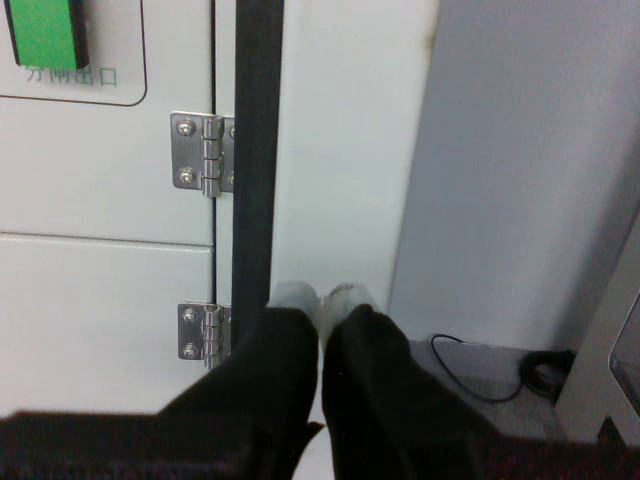
#> input picture frame 33 of src/data/aim_data/aim_2.avi, 640 x 480 px
$ python color_detect_hybrid.py
#> lines starting #> are read from the running program, lines starting #| are printed output that depends on the picture; after the words box and inside, x2 and y2 are one past the last pixel; in counts of white or black regions, pixels touching at a corner belong together
import cv2
import numpy as np
import time
from collections import deque
import math

class VideoColorRectangleDetector:
    def __init__(self, video_source=0, target_fps=30, min_continuous_frames=3):
        """
        初始化视频流颜色矩形检测器

        Args:
            video_source (int/str): 视频源
            0代表默认摄像头，也可以是视频文件路径
            target_fps (int): 目标帧率
            min_continuous_frames (int): 最小连续检测帧数
        """
#> in run, frame is the input picture: shape (480, 640, 3); mean B, G, R 116.6, 116.9, 114.2
#> in run, `hsv_frame = cv2.cvtColor(frame, cv2.COLOR_BGR2HSV)`: hsv_frame: shape (480, 640, 3); mean H, S, V 74.9, 36.9, 120.1
        # 打开视频流
        self.cap = cv2.VideoCapture(video_source)
        if not self.cap.isOpened():
            raise ValueError(f"无法打开视频源 {video_source}")

        # 设置帧率相关参数
        self.target_fps = target_fps
        self.frame_time = 1.0 / target_fps  # 每帧时间间隔

        # 设置连续检测参数
        self.min_continuous_frames = min_continuous_frames
        self.detection_history = {
            'green': deque(maxlen=min_continuous_frames),  # 绿色检测历史
            'red': deque(maxlen=min_continuous_frames)     # 红色检测历史
        }

        # 创建窗口
        cv2.namedWindow('rectangle')
        cv2.namedWindow('HSV')
        self.debug_mode = True
        # 初始化HSV调节滑动条
        self._create_trackbars()

    def _create_trackbars(self):
        """
        创建HSV颜色范围调节滑动条
        """
        # 绿色HSV滑动条
        cv2.createTrackbar('green H lower', 'HSV', 40, 179, self._on_trackbar)
        cv2.createTrackbar('green H upper', 'HSV', 80, 179, self._on_trackbar)
        cv2.createTrackbar('green S lower', 'HSV', 50, 255, self._on_trackbar)
        cv2.createTrackbar('green S upper', 'HSV', 255, 255, self._on_trackbar)
        cv2.createTrackbar('green V lower', 'HSV', 50, 255, self._on_trackbar)
        cv2.createTrackbar('green V upper', 'HSV', 255, 255, self._on_trackbar)

        # 红色HSV滑动条（考虑HSV色环特性）
        cv2.createTrackbar('red H lower1', 'HSV', 0, 179, self._on_trackbar)
        cv2.createTrackbar('red H upper1', 'HSV', 10, 179, self._on_trackbar)
        cv2.createTrackbar('red H lower2', 'HSV', 170, 179, self._on_trackbar)
        cv2.createTrackbar('red H upper2', 'HSV', 179, 179, self._on_trackbar)
        cv2.createTrackbar('red S lower', 'HSV', 50, 255, self._on_trackbar)
        cv2.createTrackbar('red S upper', 'HSV', 255, 255, self._on_trackbar)
        cv2.createTrackbar('red V lower', 'HSV', 50, 255, self._on_trackbar)
        cv2.createTrackbar('red V upper', 'HSV', 255, 255, self._on_trackbar)

    def _on_trackbar(self, x):
        """
        滑动条回调函数（实际上不执行任何操作，仅保持接口一致）
        """
        pass

    def _get_color_mask(self, hsv_frame):
        """
        获取绿色和红色的HSV掩码

        Args:
            hsv_frame (numpy.ndarray): HSV颜色空间的帧

        Returns:
            tuple: (绿色掩码, 红色掩码)
        """
        # 获取当前绿色HSV参数
        green_h_low = cv2.getTrackbarPos('green H lower', 'HSV')
        green_h_high = cv2.getTrackbarPos('green H upper', 'HSV')
        green_s_low = cv2.getTrackbarPos('green S lower', 'HSV')
        green_s_high = cv2.getTrackbarPos('green S upper', 'HSV')
        green_v_low = cv2.getTrackbarPos('green V lower', 'HSV')
        green_v_high = cv2.getTrackbarPos('green V upper', 'HSV')

        # 获取当前红色HSV参数
        red_h_low1 = cv2.getTrackbarPos('red H lower1', 'HSV')
        red_h_high1 = cv2.getTrackbarPos('red H upper1', 'HSV')
        red_h_low2 = cv2.getTrackbarPos('red H lower2', 'HSV')
        red_h_high2 = cv2.getTrackbarPos('red H upper2', 'HSV')
        red_s_low = cv2.getTrackbarPos('red S lower', 'HSV')
        red_s_high = cv2.getTrackbarPos('red S upper', 'HSV')
        red_v_low = cv2.getTrackbarPos('red V lower', 'HSV')
        red_v_high = cv2.getTrackbarPos('red V upper', 'HSV')

        # 创建绿色掩码
        green_mask = cv2.inRange(hsv_frame,
            (green_h_low, green_s_low, green_v_low),
            (green_h_high, green_s_high, green_v_high)
        )
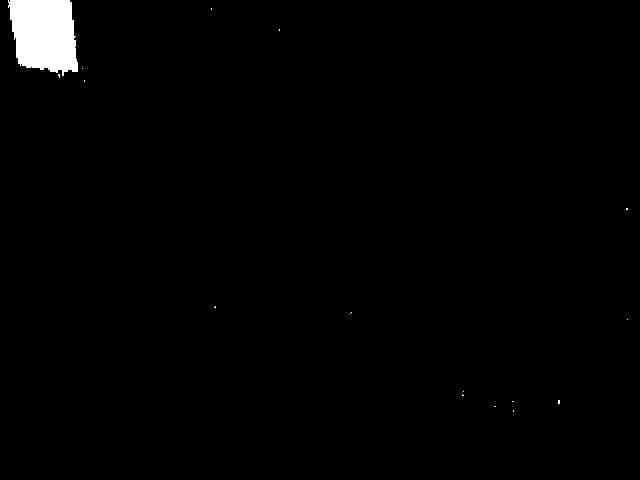
#> green_mask: shape (480, 640); 1.4% white; 16 white regions (15 under 20 px), largest, box (x1, y1, x2, y2) and area: (8, 0, 78, 76) 4241

        # 创建红色掩码（考虑色环特性）
        red_mask1 = cv2.inRange(hsv_frame,
            (red_h_low1, red_s_low, red_v_low),
            (red_h_high1, red_s_high, red_v_high)
        )
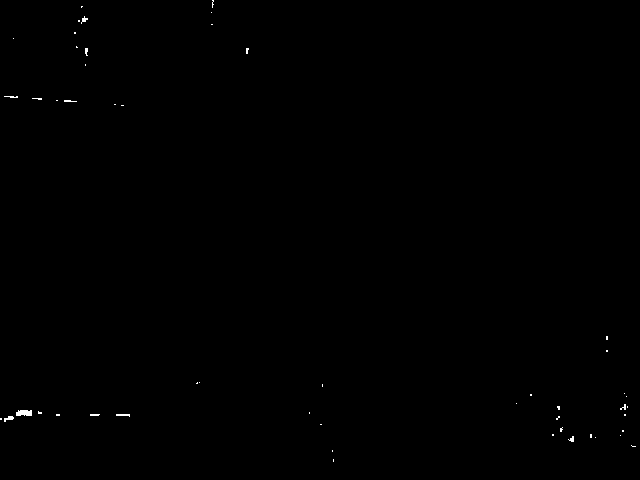
#> red_mask1: shape (480, 640); 0.15% white in thin lines or dots
        red_mask2 = cv2.inRange(hsv_frame,
            (red_h_low2, red_s_low, red_v_low),
            (red_h_high2, red_s_high, red_v_high)
        )
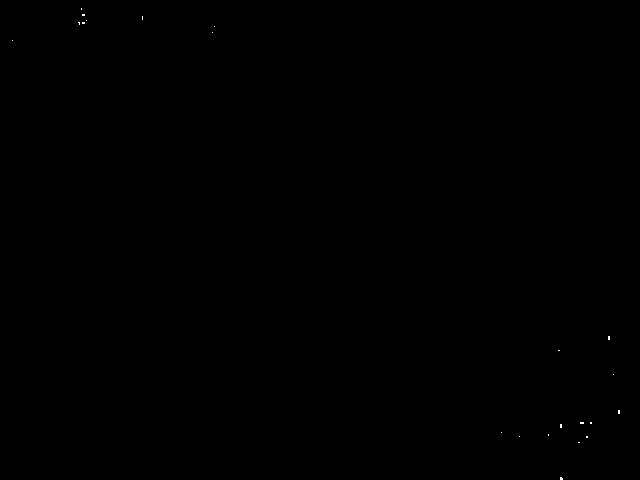
#> red_mask2: shape (480, 640); 0.03% white in thin lines or dots
        red_mask = cv2.bitwise_or(red_mask1, red_mask2)
#> red_mask: shape (480, 640); 0.18% white in thin lines or dots

        return green_mask, red_mask

    def _process_contours(self, frame, contours, color):
        """
        处理并绘制检测到的轮廓

        Args:
            frame (numpy.ndarray): 原始帧
            contours (list): 轮廓列表
            color (tuple): 绘制矩形的颜色 (B,G,R)

        Returns:
            list: 检测到的矩形中心点坐标
        """
        centers = []

        # 首先检测圆形
        mask = np.zeros(frame.shape[:2], dtype=np.uint8)
        cv2.drawContours(mask, contours, -1, 255, -1)
        circles = self._detect_circles(mask)

        # 在调试模式下绘制检测到的圆形
        if self.debug_mode:
            for cx, cy, r in circles:
                # 绘制圆形
                cv2.circle(frame, (cx, cy), r, (255, 255, 0), 2)  # 黄色显示圆形
                # 绘制圆心
                cv2.circle(frame, (cx, cy), 2, (255, 255, 0), 3)
                # 显示半径
                cv2.putText(frame, f"R:{r}", (cx-20, cy-20),
                          cv2.FONT_HERSHEY_SIMPLEX, 0.5, (255, 255, 0), 1)

        # 相机参数 - 这些应该通过相机标定获取
        focal_length = 1000.0  # 焦距（像素单位）
        known_width = 0.05  # 已知物体宽度（米）
        known_area = 0.0025  # 已知物体面积（平方米）

        # 面积-距离乘积常数（通过实验标定）
        # 这个值应该通过实际测量获得：在已知距离处测量物体的像素面积
        area_distance_product = 1000000  # 示例值

        for contour in contours:
            # 过滤小轮廓以减少噪声
            area = cv2.contourArea(contour)
            if area > 4000:
                # 获取最小外接矩形
                rect = cv2.minAreaRect(contour)
                box = cv2.boxPoints(rect)
                box = np.int0(box)

                # 计算矩形的宽和高
                width = rect[1][0]
                height = rect[1][1]

                # 计算长宽比
                aspect_ratio = width / height

                # 计算矩形度（轮廓面积与最小外接矩形面积之比）
                rect_area = width * height
                rectangularity = area / rect_area if rect_area > 0 else 0

                # 计算轮廓的圆形度
                perimeter = cv2.arcLength(contour, True)
                circularity = 4 * np.pi * area / (perimeter * perimeter) if perimeter > 0 else 0

                # 计算中心点
                center_x = int(rect[0][0])
                center_y = int(rect[0][1])

                # 检查中心点是否在任何检测到的圆形内
                if not self._is_point_in_circles((center_x, center_y), circles):
                    # 估计距离 - 使用面积反比定律
                    # 距离 = sqrt(面积-距离乘积常数 / 像素面积)
                    estimated_distance = math.sqrt(area_distance_product / area)

                    # 或者使用已知宽度估计距离
                    # 距离 = 焦距 * 已知宽度 / 像素宽度
                    distance_by_width = focal_length * known_width / width

                    # 在调试模式下绘制轮廓和特征
                    if self.debug_mode:
                        # 绘制轮廓
                        cv2.drawContours(frame, [box], 0, color, 2)
                        # 绘制中心点
                        cv2.circle(frame, (center_x, center_y), 5, color, -1)
                        # 显示特征值
                        cv2.putText(frame, f"R:{rectangularity:.2f}", (center_x-40, center_y-40),
                                  cv2.FONT_HERSHEY_SIMPLEX, 0.5, color, 1)
                        cv2.putText(frame, f"C:{circularity:.2f}", (center_x-40, center_y-20),
                                  cv2.FONT_HERSHEY_SIMPLEX, 0.5, color, 1)
                        # 显示宽和高
                        cv2.putText(frame, f"W:{int(width)}", (center_x-40, center_y),
                                  cv2.FONT_HERSHEY_SIMPLEX, 0.5, color, 1)
                        cv2.putText(frame, f"H:{int(height)}", (center_x-40, center_y+20),
                                  cv2.FONT_HERSHEY_SIMPLEX, 0.5, color, 1)
                        # 显示长宽比
                        cv2.putText(frame, f"AR:{aspect_ratio:.2f}", (center_x-40, center_y+40),
                                  cv2.FONT_HERSHEY_SIMPLEX, 0.5, color, 1)
                        # 显示估计距离
                        cv2.putText(frame, f"D:{estimated_distance:.2f}m", (center_x-40, center_y+60),
                                  cv2.FONT_HERSHEY_SIMPLEX, 0.5, color, 1)

                    # 将距离信息添加到中心点数据中
                    centers.append((center_x, center_y, width, height, estimated_distance))

        return centers

    def _is_continuous_detection(self, color):
        """
        检查是否连续检测到目标

        Args:
            color (str): 颜色名称 ('green' 或 'red')

        Returns:
            bool: 是否连续检测到目标
        """
        history = self.detection_history[color]
        return len(history) == self.min_continuous_frames and all(history)

    def _draw_detection(self, frame, centers, color):
        """
        绘制检测结果

        Args:
            frame (numpy.ndarray): 要绘制的帧
            centers (list): 中心点列表
            color (tuple): 绘制颜色 (B,G,R)
        """
        for center_x, center_y in centers:
            # 绘制矩形边界
            x = center_x - 20  # 假设矩形大小为40x40
            y = center_y - 20
            cv2.rectangle(frame, (x, y), (x+40, y+40), color, 2)
            # 绘制中心点
            cv2.circle(frame, (center_x, center_y), 5, color, -1)

    def run(self):
        """
        运行实时视频流处理，控制帧率为30帧
        """
        # 记录处理开始时间
        prev_frame_time = 0

        while True:
            # 记录当前时间
            current_time = time.time()

            # 读取帧
            ret, frame = self.cap.read()
            if not ret:
                print("无法读取视频帧")
                break

            # 帧率控制：确保每帧间隔符合目标帧率
            if current_time - prev_frame_time < self.frame_time:
                time.sleep(max(0, self.frame_time - (current_time - prev_frame_time)))

            # 更新上一帧处理时间
            prev_frame_time = time.time()

            # 创建帧副本用于绘制
            display_frame = frame.copy()

            # 转换到HSV颜色空间
            hsv_frame = cv2.cvtColor(frame, cv2.COLOR_BGR2HSV)

            # 获取颜色掩码
            green_mask, red_mask = self._get_color_mask(hsv_frame)

            # 预处理：降噪
            kernel = np.ones((5,5), np.uint8)
            green_mask = cv2.morphologyEx(green_mask, cv2.MORPH_OPEN, kernel)
#> green_mask: shape (480, 640); 1.4% white; 1 white region, box (x1, y1, x2, y2) and area: (9, 0, 78, 72) 4210
            red_mask = cv2.morphologyEx(red_mask, cv2.MORPH_OPEN, kernel)
#> red_mask: shape (480, 640); 0.02% white; 1 white region

            # 找到轮廓
            green_contours, _ = cv2.findContours(green_mask, cv2.RETR_EXTERNAL, cv2.CHAIN_APPROX_SIMPLE)
#> green_contours = 1 contour; box (x1, y1, x2, y2) and area: (9, 0, 78, 72) 4076
            red_contours, _ = cv2.findContours(red_mask, cv2.RETR_EXTERNAL, cv2.CHAIN_APPROX_SIMPLE)
#> red_contours = 1 item

            # 处理绿色轮廓
            green_centers = self._process_contours(display_frame, green_contours, (0, 255, 0))
            # 更新绿色检测历史
            self.detection_history['green'].append(len(green_centers) > 0)

            # 处理红色轮廓
            red_centers = self._process_contours(display_frame, red_contours, (0, 0, 255))
            # 更新红色检测历史
            self.detection_history['red'].append(len(red_centers) > 0)

            # 只在连续检测到时绘制
            if self._is_continuous_detection('green'):
                self._draw_detection(display_frame, green_centers, (0, 255, 0))

            if self._is_continuous_detection('red'):
                self._draw_detection(display_frame, red_centers, (0, 0, 255))


            # 显示帧率和检测状态
            # fps = 1 / (time.time() - prev_frame_time)
            # cv2.putText(display_frame, f'FPS: {fps:.2f}', (10, 30),
            #             cv2.FONT_HERSHEY_SIMPLEX, 1, (0, 255, 0), 2)

            # 显示连续检测状态
            green_status = "Green: Detected" if self._is_continuous_detection('green') else "Green: Searching"
            red_status = "Red: Detected" if self._is_continuous_detection('red') else "Red: Searching"
            cv2.putText(display_frame, green_status, (10, 70),
                        cv2.FONT_HERSHEY_SIMPLEX, 0.7, (0, 255, 0), 2)
            cv2.putText(display_frame, red_status, (10, 100),
                        cv2.FONT_HERSHEY_SIMPLEX, 0.7, (0, 0, 255), 2)
            # 展示结果
            cv2.imshow('rectangle', display_frame)
            cv2.imshow('green_mask', green_mask)
            cv2.imshow('red_mask', red_mask)
            # 检查是否退出
            key = cv2.waitKey(0) & 0xFF
            if key == 27:  # ESC键
                break

        # 释放资源
        self.cap.release()
        cv2.destroyAllWindows()

# 使用示例
if __name__ == '__main__':
    try:
        # 0 表示默认摄像头，也可以是视频文件路径
        detector = VideoColorRectangleDetector("D:/Code/arm_ik-a1pass/src/data/aim_data/aim_2.avi",
                                             target_fps=30,
                                             min_continuous_frames=5)  # 需要连续3帧检测到才显示
        detector.run()
    except Exception as e:
        print(f"发生错误: {e}")

$ run again, starting later in the video
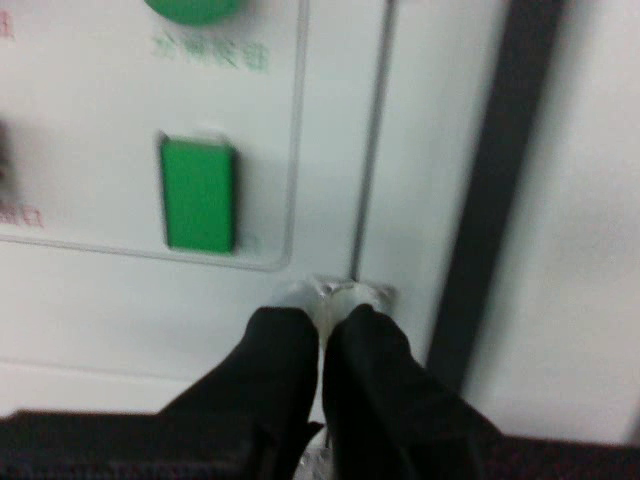
#> input picture frame 151 of src/data/aim_data/aim_2.avi, 640 x 480 px
#> in run, frame is the input picture: shape (480, 640, 3); mean B, G, R 122.7, 126.9, 120.5
#> hsv_frame: shape (480, 640, 3); mean H, S, V 63.2, 36.1, 128.1
#> in _get_color_mask, `green_mask = cv2.inRange(hsv_frame, (green_h_low, green_s_low, green_v..`:
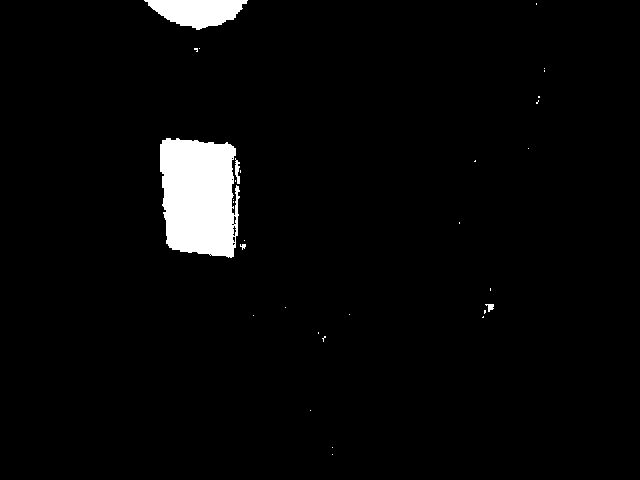
#> green_mask: shape (480, 640); 3.3% white; 31 white regions (26 under 20 px), largest, box (x1, y1, x2, y2) and area: (160, 138, 240, 258) 8011, (144, 0, 248, 30) 2040, (235, 158, 240, 184) 83, (485, 304, 494, 312) 42, (240, 244, 246, 250) 22
#> red_mask1: shape (480, 640); 0.13% white in thin lines or dots, all inside (x1, y1, x2, y2) = (0, 24, 631, 450)
#> red_mask2: shape (480, 640); 0.06% white in thin lines or dots
#> in run, `green_mask = cv2.morphologyEx(green_mask, cv2.MORPH_OPEN, kernel)`:
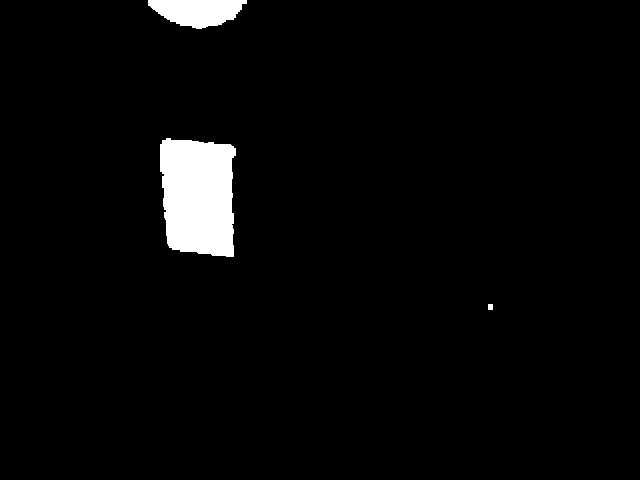
#> green_mask: shape (480, 640); 3.2% white; 3 white regions
#> green_contours = 3 contours; box (x1, y1, x2, y2) and area: (160, 138, 236, 257) 7594, (148, 0, 247, 29) 1914, (488, 304, 493, 310) 20
#> red_contours = []

$ run again, starting later in the video
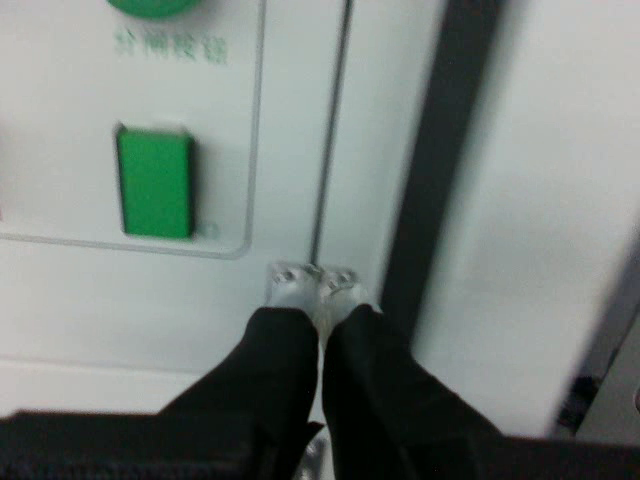
#> input picture frame 268 of src/data/aim_data/aim_2.avi, 640 x 480 px
#> in run, frame is the input picture: shape (480, 640, 3); mean B, G, R 122.8, 127.3, 118.3
#> hsv_frame: shape (480, 640, 3); mean H, S, V 68.8, 40.8, 127.7
#> in _get_color_mask, `green_mask = cv2.inRange(hsv_frame, (green_h_low, green_s_low, green_v..`:
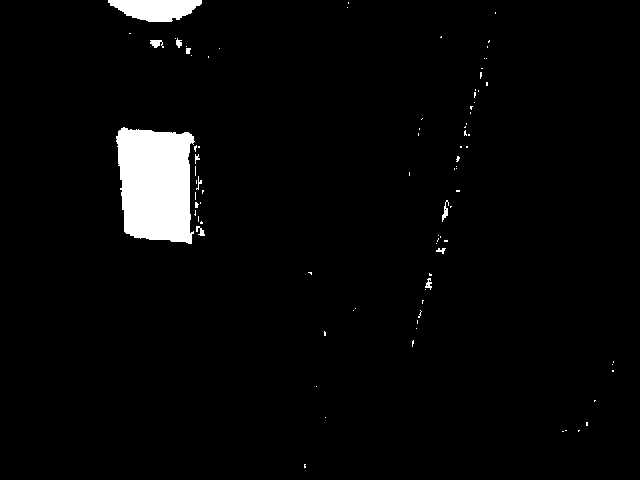
#> green_mask: shape (480, 640); 3.2% white; 88 white regions (77 under 20 px), largest, box (x1, y1, x2, y2) and area: (116, 127, 195, 244) 7562, (108, 0, 202, 22) 1496, (150, 40, 164, 48) 75
#> red_mask1: shape (480, 640); 0.05% white in thin lines or dots, all inside (x1, y1, x2, y2) = (6, 402, 544, 441)
#> red_mask2: shape (480, 640); 0.01% white in thin lines or dots, all inside (x1, y1, x2, y2) = (11, 398, 640, 440)
#> in run, `green_mask = cv2.morphologyEx(green_mask, cv2.MORPH_OPEN, kernel)`:
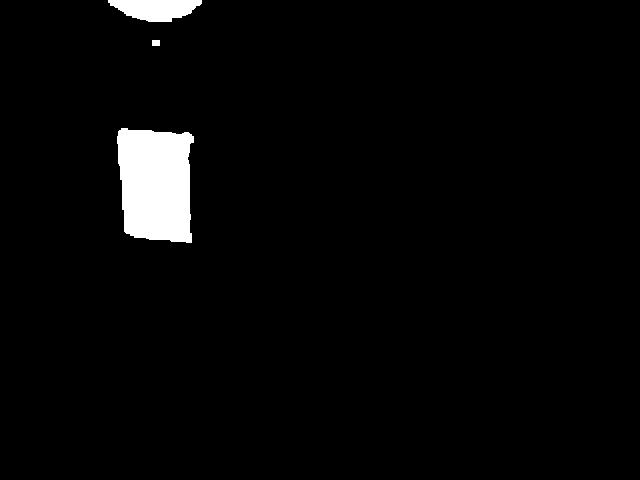
#> green_mask: shape (480, 640); 2.9% white; 3 white regions
#> green_contours = 3 contours; box (x1, y1, x2, y2) and area: (117, 128, 194, 243) 7344, (108, 0, 202, 22) 1384, (152, 40, 160, 46) 35
#> red_contours = []
